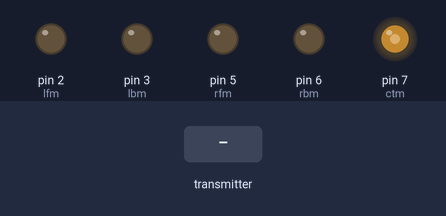
A sketch run on a simulated Arduino Mega 2560, built with avr-gcc and run on an emulated ATmega2560. Shown: output pins drawn as LEDs (lit = HIGH). Inputs (shaded band) come from the test bench. What the sketch prints to the serial monitor is not drawn.

Above: at 1.2 s.
1.3 s: the transmitter starts sending readChannel.0 = 1000
At 1.9 s:
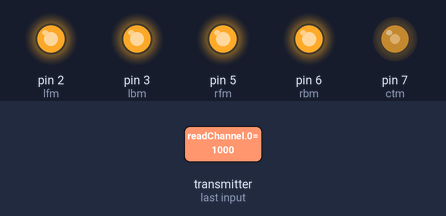
2.8 s: the transmitter starts sending readChannel.1 = 1000
At 4.0 s:
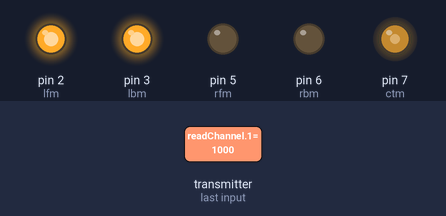
4.3 s: the transmitter starts sending readChannel.2 = 1000
At 5.3 s:
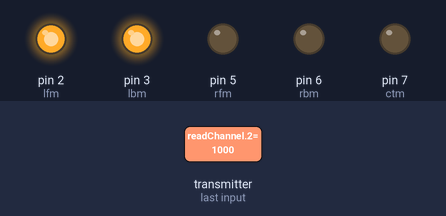
5.8 s: the transmitter starts sending readChannel.0 = 1250
At 6.5 s:
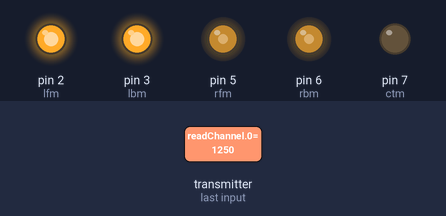
7.3 s: the transmitter starts sending readChannel.2 = 1250
At 8.5 s:
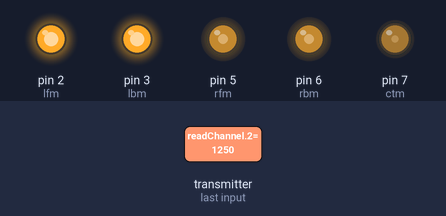
8.8 s: the transmitter starts sending readChannel.1 = 1250
At 10.0 s:
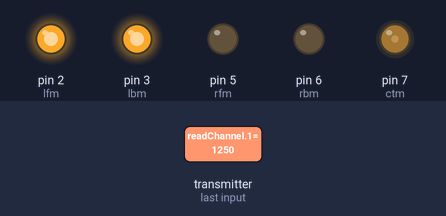
Timing chart, 0 to 11.3 s (numbered marks = the images above; inputs shaded):
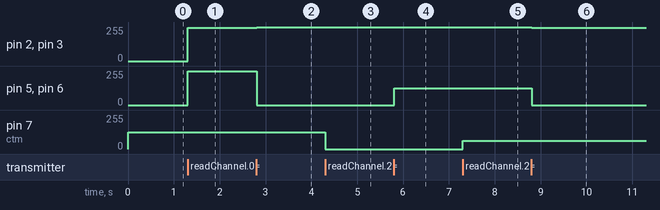

Measured:
- after the input at 1.3 s, pin 2 (lfm), pin 3 (lbm): 0/255 → 250/255 at once; pin 5 (rfm), pin 6 (rbm): 0/255 → 255/255 at once
- after the input at 2.8 s, pin 2 (lfm), pin 3 (lbm): 250/255 → 255/255 at once; pin 5 (rfm), pin 6 (rbm): 255/255 → 0/255 at once
- after the input at 4.3 s, pin 7 (ctm): 125/255 → 0/255 at once
- after the input at 5.8 s, pin 5 (rfm), pin 6 (rbm): 0/255 → 125/255 at once
- after the input at 7.3 s, pin 7 (ctm): 0/255 → 62/255 at once
- after the input at 8.8 s, pin 2 (lfm), pin 3 (lbm): 255/255 → 250/255 at once; pin 5 (rfm), pin 6 (rbm): 125/255 → 0/255 at once

The sketch:

ibusradiotest.ino
```cpp
#include <IBusBM.h>

IBusBM ibusRc;

HardwareSerial& ibusRcSerial = Serial1;
HardwareSerial& debugSerial = Serial;

// define pin
const int lfm = 2;
const int lbm = 3;
const int rfm = 5;
const int rbm = 6;
const int ctm = 7;

// Constants for motor speed calculation
const float MOTOR_SPEED_FACTOR = 2.5;
const float DIAGONAL_SPEED_FACTOR = 1.2;

void setup() {
  debugSerial.begin(74880);
  ibusRc.begin(ibusRcSerial);
  pinMode(lfm, OUTPUT);
  pinMode(lbm, OUTPUT);
  pinMode(rfm, OUTPUT);
  pinMode(rbm, OUTPUT);
}

int readChannel(byte channelInput, int minLimit, int maxLimit, int defaultValue) {
  uint16_t ch = ibusRc.readChannel(channelInput);
  return (ch < 100) ? defaultValue : map(ch, 1000, 2000, minLimit, maxLimit);
}

bool readSwitch(byte channelInput, bool defaultValue) {
  int intDefaultValue = (defaultValue) ? 100 : 0;
  int ch = readChannel(channelInput, 0, 100, intDefaultValue);
  return (ch > 50);
}

void setMotorSpeeds(int leftSpeed, int rightSpeed) {
  analogWrite(lfm, leftSpeed);
  analogWrite(lbm, leftSpeed);
  analogWrite(rfm, rightSpeed);
  analogWrite(rbm, rightSpeed);
}

void setCenterMotorSpeed(int speed) {
  analogWrite(ctm, speed);
}

void loop() {
  //print readchannel value
  for (byte i = 0; i < 4; i++) {
    int value = readChannel(i, -100, 100, 0);
    debugSerial.print("Ch");
    debugSerial.print(i + 1);
    debugSerial.print(": ");
    debugSerial.println(value);
  }

  int ud = readChannel(1, -100, 100, 0);
  int lr = readChannel(0, -100, 100, 0);
  int cut = readChannel(2, 1, 100, 0);

  int leftSpeed = 0, rightSpeed = 0;

  if (ud > 0) {
    leftSpeed = rightSpeed = ud * MOTOR_SPEED_FACTOR;
  } else if (ud < 0) {
    leftSpeed = rightSpeed = ud * -MOTOR_SPEED_FACTOR;
  }

  if (lr < 0) {
    leftSpeed += lr * -MOTOR_SPEED_FACTOR;
    rightSpeed -= lr * -MOTOR_SPEED_FACTOR;
  } else if (lr > 0) {
    leftSpeed -= lr * -MOTOR_SPEED_FACTOR;
    rightSpeed += lr * -MOTOR_SPEED_FACTOR;
  }

  if (cut > 2) {
    setCenterMotorSpeed(cut * MOTOR_SPEED_FACTOR);
  } else {
    setCenterMotorSpeed(0);
  }

  setMotorSpeeds(leftSpeed, rightSpeed);
}
```
